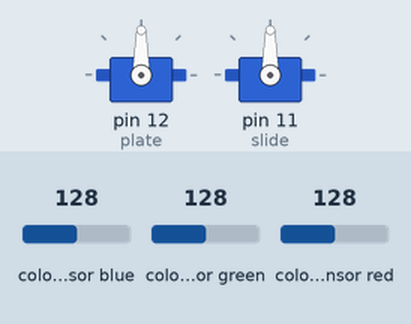
Simulated run of this sketch. Board: Arduino Uno, built with avr-gcc and run on an emulated ATmega328P. On the bench: 2 × servo. Wiring (inferred from the names in the program): TCS3200 colour sensor: output pin 5; S2 pin 4; S3 pin 3. The inputs (shaded band) are chosen by the test bench; at power-on: colour sensor blue 128, colour sensor green 128, colour sensor red 128. What the sketch prints to the serial monitor is not drawn.

Above: at 0.05 s.
Timing chart, 0 to 6.3 s (numbered marks = the images above):
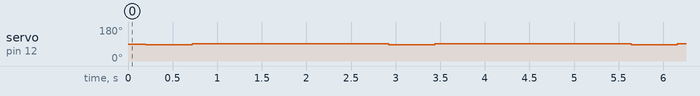

Measured:
- by itself, servo on pin 12 (plate): alternates 92° for 2.2 s and 87° for 0.52 s

The sketch:

skittlesSorter.ino
```cpp
#include <Servo.h>

#define S0 0
#define S1 1
#define S2 4
#define S3 3
#define sensorOut 5

Servo plate;
Servo slide;
int frequency = 0;
int f_array[3];
int count = 0;

void setup() {
  pinMode(S0, OUTPUT);
  pinMode(S1, OUTPUT);
  pinMode(S2, OUTPUT);
  pinMode(S3, OUTPUT);
  pinMode(sensorOut, INPUT);

  // Setting frequency-scaling to 20%
  digitalWrite(S0,HIGH);
  digitalWrite(S1,LOW);

  plate.attach(12);
  slide.attach(11);

  Serial.begin(9600);
}

void rotatePlate(){
  plate.write(1440); // 90 degree
  delay(518);
  plate.write(1490); // still
}

void loop() {
  // Setting red filtered photodiodes to be read
  digitalWrite(S2,LOW);
  digitalWrite(S3,LOW);
  // Reading the output frequency
  frequency = pulseIn(sensorOut, LOW);
  //Remaping the value of the frequency to the RGB Model of 0 to 255
  frequency = map(frequency, 25,72,255,0);
  f_array[0] = frequency;
  // Printing the value on the serial monitor
  Serial.print("R= ");//printing name
  Serial.print(frequency);//printing RED color frequency
  Serial.print("  ");
  delay(100);
  // Setting Green filtered photodiodes to be read
  digitalWrite(S2,HIGH);
  digitalWrite(S3,HIGH);
  // Reading the output frequency
  frequency = pulseIn(sensorOut, LOW);
  //Remaping the value of the frequency to the RGB Model of 0 to 255
  frequency = map(frequency, 30,90,255,0);
  f_array[1] = frequency;
  // Printing the value on the serial monitor
  Serial.print("G= ");//printing name
  Serial.print(frequency);//printing RED color frequency
  Serial.print("  ");
  delay(100);
  // Setting Blue filtered photodiodes to be read
  digitalWrite(S2,LOW);
  digitalWrite(S3,HIGH);
  // Reading the output frequency
  frequency = pulseIn(sensorOut, LOW);
  //Remaping the value of the frequency to the RGB Model of 0 to 255
  frequency = map(frequency, 25,70,255,0);
  f_array[2] = frequency;
  // Printing the value on the serial monitor
  Serial.print("B= ");//printing name
  Serial.print(frequency);//printing RED color frequency
  Serial.print("  | ");

  int R = f_array[0];
  int G = f_array[1];
  int B = f_array[2];

  if((R>335) && (R<342) && (G>322) && (G<324) && (B>310) && (B<320)){
    Serial.println("This is RED");
    slide.write(110);
  }
  else if((R>328) && (R<337) && (G>322) && (G<329) && (B>320) && (B<330)){
    Serial.println("This is BLUE");
    slide.write(70);
  }
  else if((R>335) && (R<342) && (G>330) && (G<336) && (B>316) && (B<324)){
    Serial.println("This is GREEN");
    slide.write(130);
  }
//  else if((R>329) && (R<337) && (G>322) && (G<328) && (B>316) && (B<318)){
//    Serial.println("This is PURPLE");
//    slide.write(110);
//  }
  else{
    Serial.println("COLOR ERROR");
    slide.write(90);
  }
  rotatePlate();
  delay(2000);
}
```
